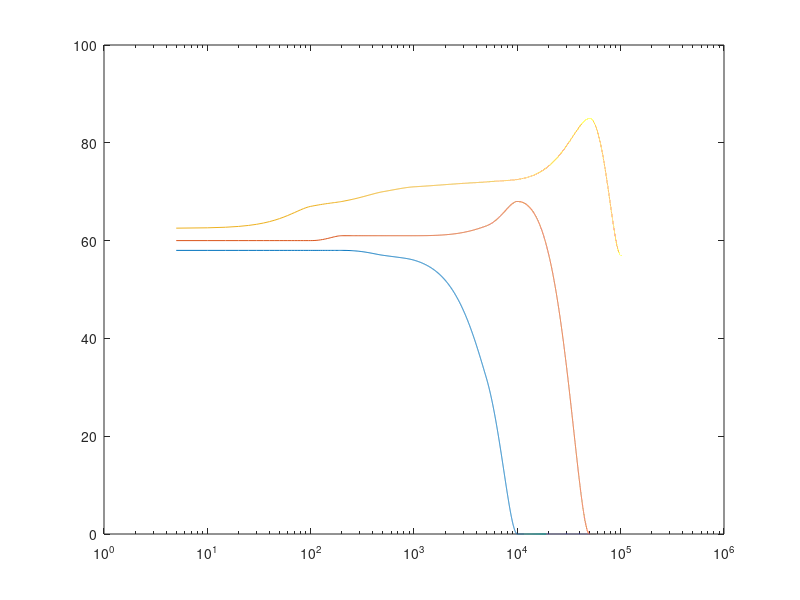

This figure's MATLAB source:
f=[50,100,200,500,1000,5000,10000,50000,100000,200000]
fi = 0:5:200000;
U1=[58,58,58,57,56,32,0,0,0,0]
U2=[60,60,61,61,61,63,68,0,0,0]
U3=[64.5,67,68,70,71,72,72.5,85,57,56]
U1i = pchip(f,U1,fi);
U2i = pchip(f,U2,fi);
U3i = pchip(f,U3,fi);
semilogx(fi,U1i, fi,U2i, fi,U3i)